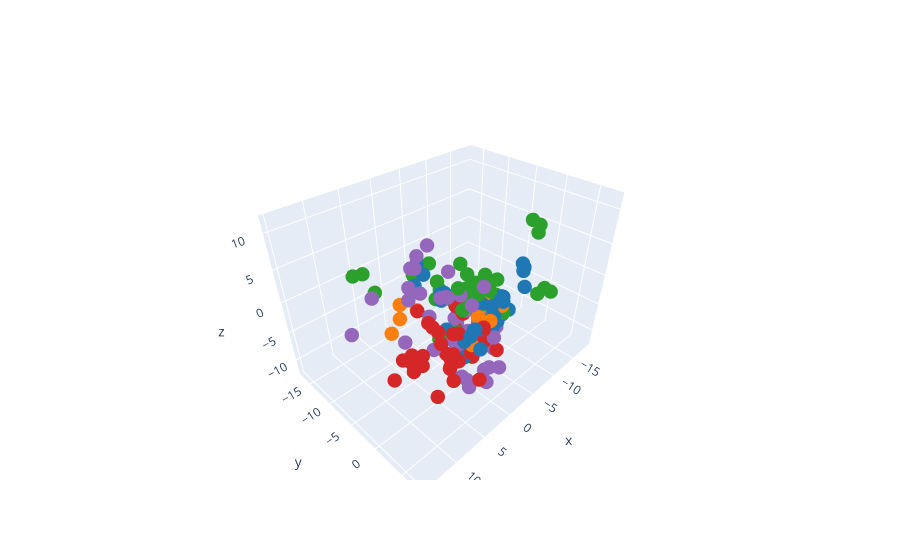

The notebook cell this image was saved under:
### Code cell
import plotly.graph_objects as go
from matplotlib import cm

# get tab10 RGBA colors from matplotlib
tab10 = cm.get_cmap('tab20')
colors = [f'rgba({int(r*255)}, {int(g*255)}, {int(b*255)}, {a})' 
          for r, g, b, a in tab10(np.linspace(0, 1, 10))]

fig = go.Figure(
    data=go.Scatter3d(
        x=clustered[0],
        y=clustered[1],
        z=clustered[2],
        mode='markers',## Correlate with feature probability
        marker=dict(
            size=5,
            color=[colors[c] for c in clustered['mouse_cluster']]  # assign tab10 color per cluster
        )))

fig.show()

### Figure 1 — Plotly figure (JSON) as saved in the notebook; plotly's stock layout.template omitted (floating-point values rounded to 4 significant figures; data arrays with more than 128 entries replaced by an {"elided": "..."} marker saying what was removed)
{"data": [{"marker": {"color": {"elided": "180 str values"}, "size": 5}, "mode": "markers", "type": "scatter3d", "x": {"elided": "180 float values"}, "y": {"elided": "180 float values"}, "z": {"elided": "180 float values"}}], "layout": {}}
